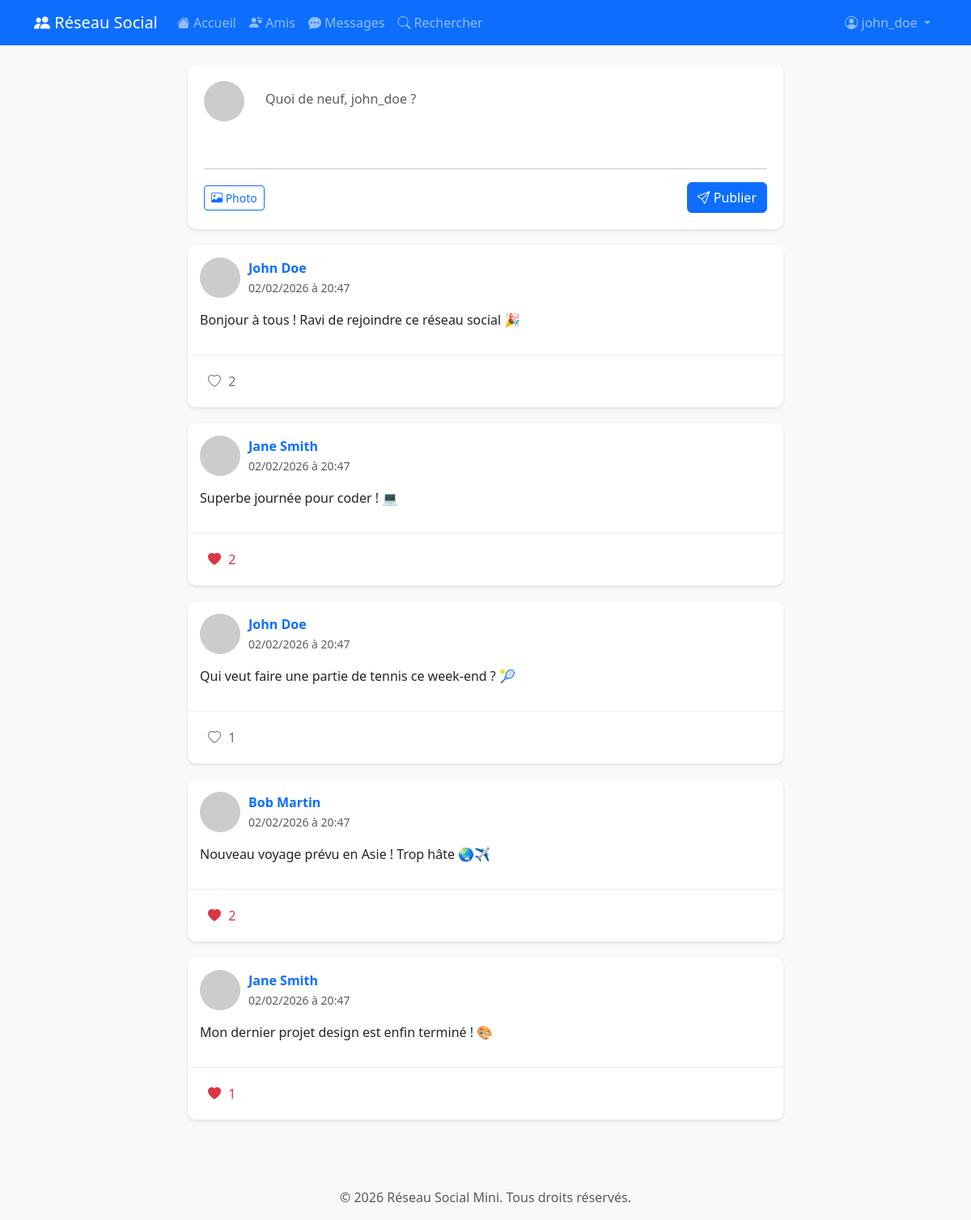
Screenshot of /index.php (signed in) with the database file from the repository.
### tables this page shows
CREATE TABLE IF NOT EXISTS publications (
    id INT PRIMARY KEY AUTO_INCREMENT,
    utilisateur_id INT NOT NULL,
    contenu TEXT NOT NULL,
    image VARCHAR(255),
    date_publication TIMESTAMP DEFAULT CURRENT_TIMESTAMP,
    FOREIGN KEY (utilisateur_id) REFERENCES utilisateurs(id) ON DELETE CASCADE,
    INDEX idx_utilisateur (utilisateur_id),
    INDEX idx_date (date_publication)
);

CREATE TABLE IF NOT EXISTS utilisateurs (
    id INT PRIMARY KEY AUTO_INCREMENT,
    pseudo VARCHAR(50) UNIQUE NOT NULL,
    email VARCHAR(150) UNIQUE NOT NULL,
    mot_de_passe VARCHAR(255) NOT NULL,
    nom_complet VARCHAR(200),
    bio TEXT,
    photo_profil VARCHAR(255),
    date_inscription TIMESTAMP DEFAULT CURRENT_TIMESTAMP,
    INDEX idx_pseudo (pseudo),
    INDEX idx_email (email)
);

### config/session.php (called while the page is built, shortened)
<?php
function getUserPseudo() {
    return $_SESSION['pseudo'] ?? null;
}
?>

### index.php (the view, shortened to what this page needs)
<?php
require_once 'config/session.php';
require_once 'config/database.php';
$stmt = $pdo->prepare("
    SELECT p.*, u.pseudo, u.nom_complet, u.photo_profil,
           (SELECT COUNT(*) FROM likes WHERE publication_id = p.id) as nombre_likes,
           (SELECT COUNT(*) > 0 FROM likes WHERE publication_id = p.id AND utilisateur_id = ?) as user_liked
    FROM publications p
    JOIN utilisateurs u ON p.utilisateur_id = u.id
    WHERE p.utilisateur_id = ?
       OR p.utilisateur_id IN (
           SELECT ami_id FROM amis WHERE utilisateur_id = ? AND statut = 'accepte'
           UNION
           SELECT utilisateur_id FROM amis WHERE ami_id = ? AND statut = 'accepte'
       )
    ORDER BY p.date_publication DESC
    LIMIT 50
");
$stmt->execute([getUserId(), getUserId(), getUserId(), getUserId()]);
$publications = $stmt->fetchAll(PDO::FETCH_ASSOC);
include 'includes/header.php';
?>
<div class="row">
    <div class="col-lg-8 mx-auto">
        <div class="new-publication-card fade-in">
            <form method="POST" action="" enctype="multipart/form-data">
                <div class="d-flex gap-3">
                    <img src="<?php echo $_SESSION['photo_profil'] ? 'uploads/profils/' . htmlspecialchars($_SESSION['photo_profil']) : 'https://via.placeholder.com/50'; ?>"
                         alt="Photo" class="publication-avatar">
                    <div class="flex-grow-1">
                        <textarea name="contenu" class="form-control border-0"
                                  placeholder="Quoi de neuf, <?php echo htmlspecialchars(getUserPseudo()); ?> ?"
                                  rows="3" required></textarea>
                    </div>
                </div>
                <hr>
                <div class="d-flex justify-content-between align-items-center">
                    <div>
                        <label for="image-upload" class="btn btn-sm btn-outline-primary">
                            <i class="bi bi-image"></i> Photo
                        </label>
                    </div>
                    <button type="submit" name="publier" class="btn btn-primary">
                        <i class="bi bi-send"></i> Publier
                    </button>
                </div>
            </form>
        </div>
        <?php if (empty($publications)): ?>
            <div class="alert alert-info text-center">
                <i class="bi bi-info-circle"></i> Aucune publication pour le moment.
                <br>Ajoutez des amis pour voir leurs publications !
            </div>
        <?php else: ?>
            <?php foreach ($publications as $pub): ?>
                <div class="publication-card fade-in">
                    <div class="publication-header">
                        <img src="<?php echo $pub['photo_profil'] ? 'uploads/profils/' . htmlspecialchars($pub['photo_profil']) : 'https://via.placeholder.com/50'; ?>"
                             alt="Photo" class="publication-avatar">
                        <div>
                            <a href="profil.php?id=<?php echo $pub['utilisateur_id']; ?>" class="text-decoration-none">
                                <strong><?php echo htmlspecialchars($pub['nom_complet'] ?: $pub['pseudo']); ?></strong>
                            </a>
                            <br>
                            <small class="text-muted">
                                <?php
                                $date = new DateTime($pub['date_publication']);
                                echo $date->format('d/m/Y à H:i');
                                ?>
                            </small>
                        </div>
                    </div>
                    <div class="publication-content">
                        <p><?php echo nl2br(htmlspecialchars($pub['contenu'])); ?></p>
                    </div>
                    <div class="publication-actions">
                        <button class="action-btn like-btn <?php echo $pub['user_liked'] ? 'liked' : ''; ?>"
                                data-publication-id="<?php echo $pub['id']; ?>">
                            <i class="bi bi-heart<?php echo $pub['user_liked'] ? '-fill' : ''; ?>"></i>
                            <span class="like-count"><?php echo $pub['nombre_likes']; ?></span>
                        </button>
                    </div>
                </div>
            <?php endforeach; ?>
        <?php endif; ?>
    </div>
</div>
<?php include 'includes/footer.php'; ?>

### css/style.css (style rules this page uses)
:root { --primary-color: #0d6efd; --secondary-color: #6c757d; --success-color: #198754; --danger-color: #dc3545; }
body { background-color: #f8f9fa; min-height: 100vh; display: flex; flex-direction: column; }
.publication-card { background: white; border-radius: 10px; box-shadow: 0 2px 4px rgba(0,0,0,0.1); margin-bottom: 20px; transition: box-shadow 0.3s; }
.publication-header { padding: 15px; display: flex; align-items: center; gap: 10px; }
.publication-avatar { width: 50px; height: 50px; border-radius: 50%; object-fit: cover; }
.publication-content { padding: 0 15px 15px 15px; }
.publication-actions { padding: 15px; border-top: 1px solid #e9ecef; display: flex; gap: 15px; }
.action-btn { background: none; border: none; color: #6c757d; cursor: pointer; padding: 5px 10px; border-radius: 5px; transition: all 0.3s; }
.action-btn.liked { color: var(--danger-color); }
.action-btn i { margin-right: 5px; }
.new-publication-card { background: white; border-radius: 10px; box-shadow: 0 2px 4px rgba(0,0,0,0.1); padding: 20px; margin-bottom: 20px; }
.new-publication-card textarea { border: none; resize: none; width: 100%; padding: 10px; min-height: 80px; }
.fade-in { animation: fadeIn 0.5s ease-in; }

### rows the page displays
publications: utilisateur.nom_complet "John Doe", date_publication "02/02/2026 à 20:47", contenu "Bonjour à tous ! Ravi de rejoindre ce réseau social 🎉", nombre_likes "2"
publications: utilisateur.nom_complet "Jane Smith", date_publication "02/02/2026 à 20:47", contenu "Superbe journée pour coder ! 💻", nombre_likes "2"
publications: utilisateur.nom_complet "John Doe", date_publication "02/02/2026 à 20:47", contenu "Qui veut faire une partie de tennis ce week-end ? 🎾", nombre_likes "1"
publications: utilisateur.nom_complet "Bob Martin", date_publication "02/02/2026 à 20:47", contenu "Nouveau voyage prévu en Asie ! Trop hâte 🌏✈️", nombre_likes "2"
publications: utilisateur.nom_complet "Jane Smith", date_publication "02/02/2026 à 20:47", contenu "Mon dernier projet design est enfin terminé ! 🎨", nombre_likes "1"

### other values shown
getUserPseudo() "john_doe"
